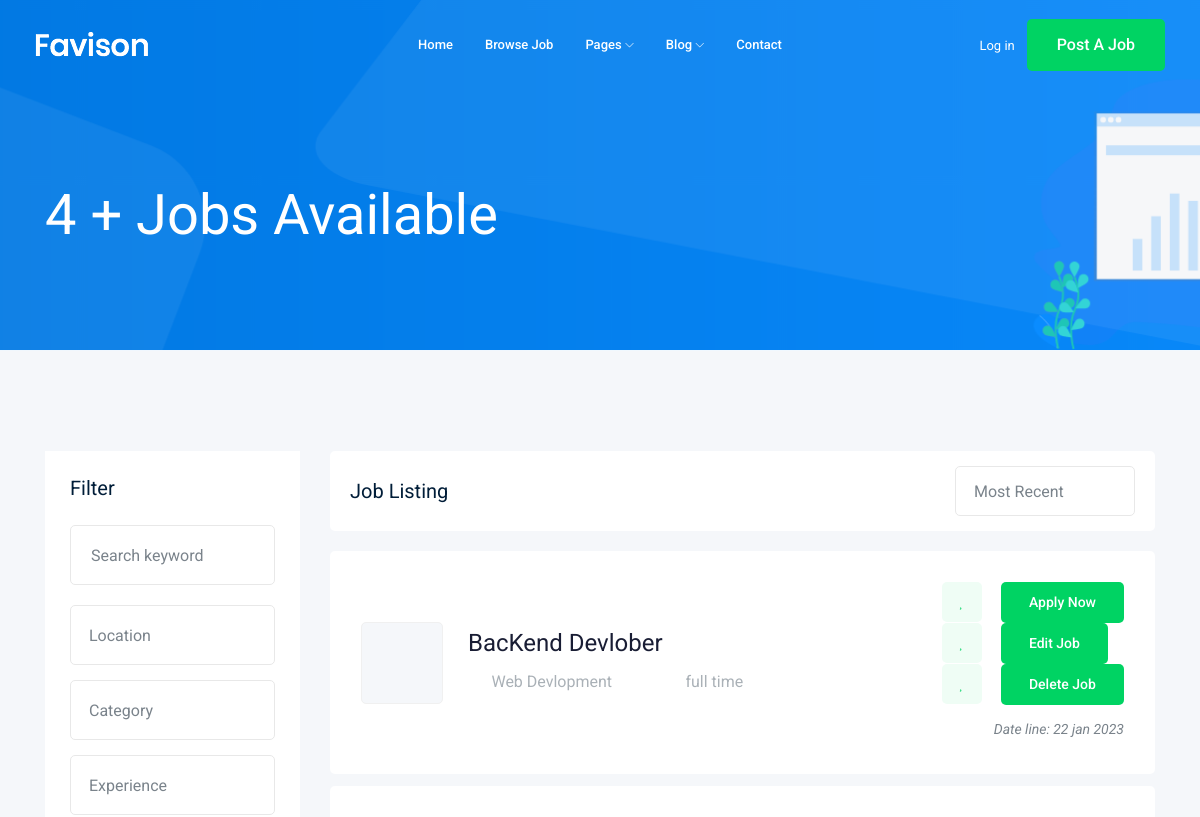
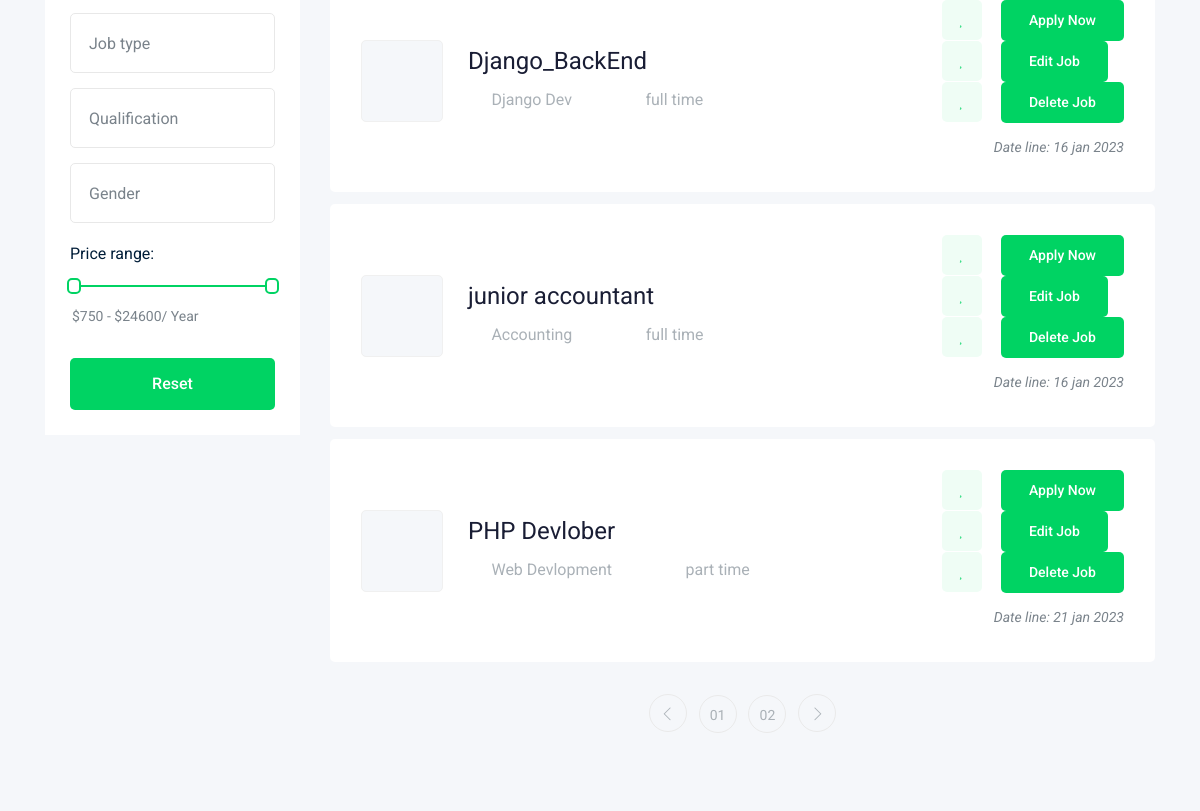
/jobs (upper part), run on an earlier commit of the app's database (2 pictures, top to bottom).
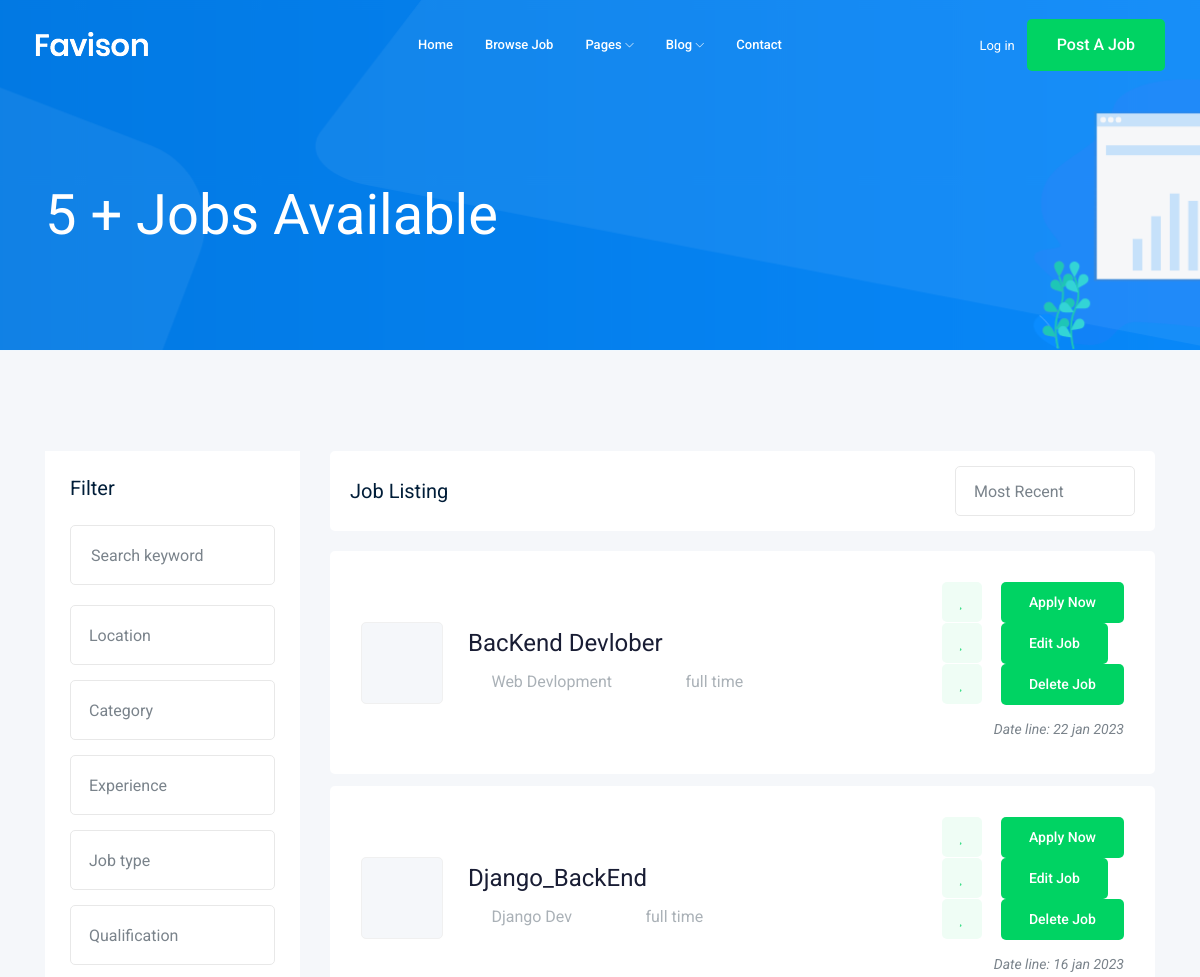
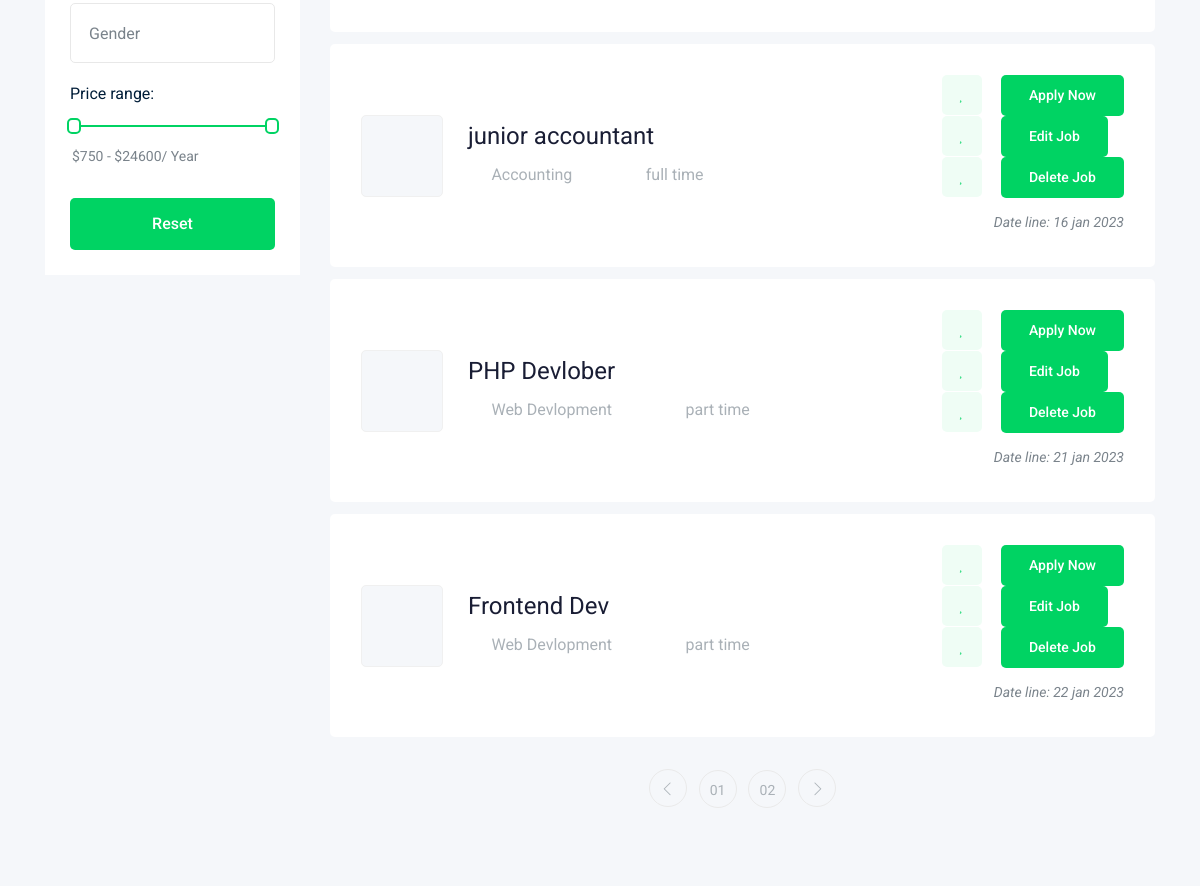
And on a later commit of the database (2 pictures, top to bottom).
### job/models.py (models this page shows, shortened)
class Job (models.Model):
    user=models.ForeignKey(User,related_name='job_user',on_delete=models.CASCADE)
    title = models.CharField(max_length=200)
    job_type = models.CharField(max_length=15, choices=JOB_TYPE)
    description = models.TextField(max_length=1000)
    image = models.ImageField(upload_to=upload_img,)
    published_at = models.DateTimeField(auto_now=True)
    vacancy = models.IntegerField(default=1)
    salary = models.IntegerField(default=0)
    experience = models.IntegerField(default=1)
    category = models.ForeignKey(
        'category', on_delete=models.CASCADE, related_name='category')
    slug = models.SlugField(blank=True, null=True)
    def __str__(self):
        return self.title

class category(models.Model):
    name = models.CharField(max_length=25)
    def __str__(self):
        return self.name

### job/views.py (the view)
# urls.py: path('jobs', all_jobs),
def all_jobs(request):
    jobs = Job.objects.all()
    context = {'jobs': jobs}
    return render(request, 'job_list.html', context)

### job/templates/job_list.html (shortened to what this page needs)
{% extends 'base.html' %}
{% block body %}
<div class="bradcam_area bradcam_bg_1">
  <div class="container">
    <div class="row">
      <div class="col-xl-12">
        <div class="bradcam_text">
          <h3>{{jobs.count}} + Jobs Available</h3>
        </div>
      </div>
    </div>
  </div>
</div>
<div class="job_listing_area plus_padding">
  <div class="container">
    <div class="row">
      <div class="col-lg-3">
        <div class="job_filter white-bg">
          <div class="form_inner white-bg">
            <h3>Filter</h3>
            <form action="#">
              <div class="row">
                <div class="col-lg-12">
                  <div class="single_field">
                    <input type="text" placeholder="Search keyword" />
                  </div>
                </div>
                <div class="col-lg-12">
                </div>
                <div class="col-lg-12">
                </div>
                <div class="col-lg-12">
                </div>
                <div class="col-lg-12">
                </div>
                <div class="col-lg-12">
                </div>
                <div class="col-lg-12">
                </div>
              </div>
            </form>
          </div>
          <div class="range_wrap">
            <label for="amount">Price range:</label>
            <div id="slider-range"></div>
            <p>
              <input type="text" id="amount" readonly style="
                      border: 0;
                      color: #7a838b;
                      font-size: 14px;
                      font-weight: 400;
                    " />
            </p>
          </div>
          <div class="reset_btn">
            <button class="boxed-btn3 w-100" type="submit">Reset</button>
          </div>
        </div>
      </div>
      <div class="col-lg-9">
        <div class="recent_joblist_wrap">
          <div class="recent_joblist white-bg">
            <div class="row align-items-center">
              <div class="col-md-6">
                <h4>Job Listing</h4>
              </div>
              <div class="col-md-6">
                <div class="serch_cat d-flex justify-content-end">
                </div>
              </div>
            </div>
          </div>
        </div>
        <div class="job_lists m-0">
          <div class="row">
            {% for job in jobs %}
            <div class="col-lg-12 col-md-12">
              <div class="single_jobs white-bg d-flex justify-content-between">
                <div class="jobs_left d-flex align-items-center">
                  <div class="thumb">
                  </div>
                  <div class="jobs_conetent">
                    <a href="/jobs/{{job.slug}}">
                      <h4>{{job}}</h4>
                    </a>
                    <div class="links_locat d-flex align-items-center">
                      <div class="location">
                        <p>
                          <i class="fa fa-map-marker"></i> {{job.category}}
                        </p>
                      </div>
                      <div class="location">
                        <p><i class="fa fa-clock-o"></i> {{job.job_type}}</p>
                      </div>
                    </div>
                  </div>
                </div>
                <div class="jobs_right">
                  <div class="apply_now">
                    <a class="heart_mark" href="#">
                      <i class="fa fa-heart"></i>
                    </a>
                    <a href="/jobs/{{job.slug}}" class="boxed-btn3">Apply Now</a>
                  </div>
                  <div class="apply_now">
                    <a class="heart_mark" href="#">
                      <i class="fa fa-heart"></i>
                    </a>
                    <a href="/jobs/{{job.slug}}/edit" class="boxed-btn3">Edit job</a>
                  </div>
                  <div class="apply_now">
                    <a class="heart_mark" href="#">
                      <i class="fa fa-heart"></i>
                    </a>
                    <a href="/jobs/{{job.slug}}/del" class="boxed-btn3">delete job</a>
                  </div>
                  <div class="date">
                    <p>Date line: {{job.published_at | date:'d b Y'}}</p>
                  </div>
                </div>
              </div>
            </div>
            {%endfor%}
          </div>
          <div class="row">
            <div class="col-lg-12">
              <div class="pagination_wrap">
                <ul>
                  <li>
                    <a href="#"> <i class="ti-angle-left"></i> </a>
                  </li>
                  <li>
                    <a href="#"><span>01</span></a>
                  </li>
                  <li>
                    <a href="#"><span>02</span></a>
                  </li>
                  <li>
                    <a href="#"> <i class="ti-angle-right"></i> </a>
                  </li>
                </ul>
              </div>
            </div>
          </div>
        </div>
      </div>
    </div>
  </div>
</div>
{% endblock body %}

### templates/base.html (shortened to what this page needs)
{% load static %}
<!DOCTYPE html>
<html class="no-js" lang="zxx">
<head>
    <link rel="stylesheet" href="{% static 'css/bootstrap.min.css' %}" />
    <link rel="stylesheet" href="{% static 'css/owl.carousel.min.css' %}" />
    <link rel="stylesheet" href="{% static 'css/magnific-popup.css' %}" />
    <link rel="stylesheet" href="{% static 'css/font-awesome.min.css' %}" />
    <link rel="stylesheet" href="{% static 'css/themify-icons.css' %}" />
    <link rel="stylesheet" href="{% static 'css/nice-select.css' %}" />
    <link rel="stylesheet" href="{% static 'css/flaticon.css' %}" />
    <link rel="stylesheet" href="{% static 'css/jquery-ui.css' %}" />
    <link rel="stylesheet" href="{% static 'css/gijgo.css' %}" />
    <link rel="stylesheet" href="{% static 'css/animate.min.css' %}" />
    <link rel="stylesheet" href="{% static 'css/slicknav.css' %}" />
    <link rel="stylesheet" href="{% static 'css/style.css' %}" />
</head>
<body>
    <header>
        <div class="header-area">
            <div id="sticky-header" class="main-header-area">
                <div class="container-fluid">
                    <div class="header_bottom_border">
                        <div class="row align-items-center">
                            <div class="col-xl-3 col-lg-2">
                                <div class="logo">
                                    <a href="index.html">
                                        <img src="img/logo.png" alt="" />
                                    </a>
                                </div>
                            </div>
                            <div class="col-xl-6 col-lg-7">
                                <div class="main-menu d-none d-lg-block">
                                    <nav>
                                        <ul id="navigation">
                                            <li><a href="/job/jobs">home</a></li>
                                            <li><a href="jobs.html">Browse Job</a></li>
                                            <li>
                                                <a href="#">pages <i class="ti-angle-down"></i></a>
                                            </li>
                                            <li>
                                                <a href="#">blog <i class="ti-angle-down"></i></a>
                                            </li>
                                            <li><a href="contact.html">Contact</a></li>
                                        </ul>
                                    </nav>
                                </div>
                            </div>
                            <div class="col-xl-3 col-lg-3 d-none d-lg-block">
                                <div class="Appointment">
                                    <div class="phone_num d-none d-xl-block">
                                        <a href="#">Log in</a>
                                    </div>
                                    <div class="d-none d-lg-block">
                                        <a class="boxed-btn3" href="/post_job">Post a Job</a>
                                    </div>
                                </div>
                            </div>
                            <div class="col-12">
                            </div>
                        </div>
                    </div>
                </div>
            </div>
        </div>
    </header>
    {% block body %}
    {% endblock body %}
</body>
</body>
</html>

What changed in the data, as far as the page shows it:
added Job: title "Frontend Dev", category "Web Devlopment", job_type "part time", published_at "22 jan 2023"
Also different on the page:
{{ jobs.count }}: "4" → "5"
